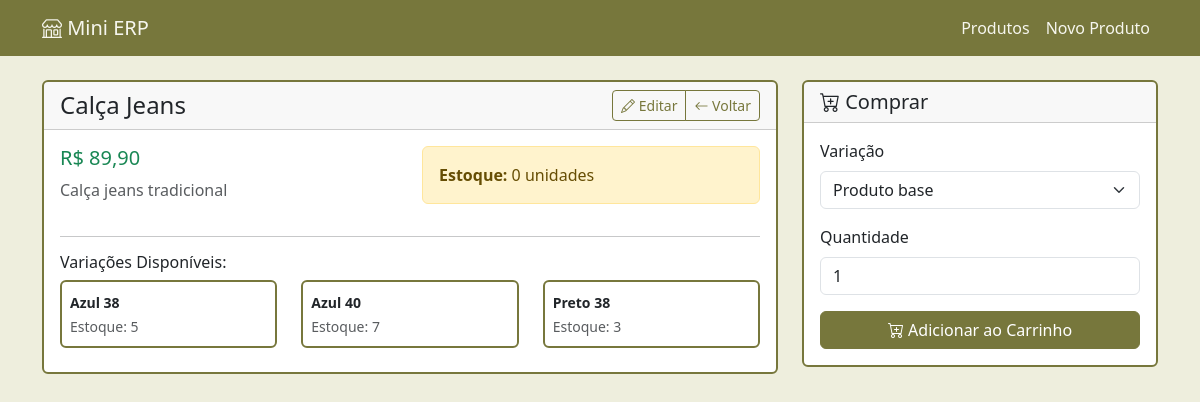
The page /produto/show?id=2 on the database its author committed.
### tables this page shows
CREATE TABLE produtos (
    id INT AUTO_INCREMENT PRIMARY KEY,
    nome VARCHAR(255) NOT NULL,
    preco DECIMAL(10,2) NOT NULL,
    descricao TEXT,
    ativo BOOLEAN DEFAULT TRUE,
    created_at TIMESTAMP DEFAULT CURRENT_TIMESTAMP,
    updated_at TIMESTAMP DEFAULT CURRENT_TIMESTAMP ON UPDATE CURRENT_TIMESTAMP
);

CREATE TABLE produto_variacoes (
    id INT AUTO_INCREMENT PRIMARY KEY,
    produto_id INT NOT NULL,
    nome VARCHAR(100) NOT NULL,
    tipo VARCHAR(50) NOT NULL,
    valor VARCHAR(50) NOT NULL,
    preco_adicional DECIMAL(10,2) DEFAULT 0.00,
    ativo BOOLEAN DEFAULT TRUE,
    created_at TIMESTAMP DEFAULT CURRENT_TIMESTAMP,
    FOREIGN KEY (produto_id) REFERENCES produtos(id) ON DELETE CASCADE
);

### app/controllers/ProdutoController.php (called while the page is built, shortened)
<?php
class ProdutoController extends Controller
{
    public function show(): void
    {
        $id = (int)($_GET['id'] ?? 0);
        $produto = Produto::find($id);
        $variacoes = Produto::getVariacoes($id);
        $estoque = Produto::getEstoque($id);
        $this->view('produtos/show', [
            'produto' => $produto,
            'variacoes' => $variacoes,
            'estoque' => $estoque
        ]);
    }
}

### config/database.php (called while the page is built)
<?php
return [
    'host'   => 'localhost',
    'dbname' => 'mini_erp',
    'user'   => 'root',
    'pass'   => 'Pink2025*',
];

### app/core/Model.php (called while the page is built, shortened)
<?php
abstract class Model
{
    private static ?PDO $db = null;
    protected static function db(): PDO
    {
        if (self::$db === null) {
            $config = require BASE_PATH . '/config/database.php';
            $dsn = "mysql:host={$config['host']};dbname={$config['dbname']};charset=utf8mb4";
            try {
                self::$db = new PDO($dsn, $config['user'], $config['pass'], [
                    PDO::ATTR_ERRMODE => PDO::ERRMODE_EXCEPTION,
                    PDO::ATTR_DEFAULT_FETCH_MODE => PDO::FETCH_ASSOC,
                ]);
            } catch (PDOException $e) {
                die('Falha na conexão: ' . $e->getMessage());
            }
        }
        return self::$db;
    }
}

### app/models/Produto.php (called while the page is built, shortened)
<?php
class Produto extends Model
{
    public static function find(int $id): ?array
    {
        $stmt = self::db()->prepare("SELECT * FROM produtos WHERE id = ? AND ativo = 1");
        $stmt->execute([$id]);
        $produto = $stmt->fetch();
        return $produto ?: null;
    }
    public static function getVariacoes(int $produtoId): array
    {
        $stmt = self::db()->prepare("
            SELECT pv.*,
                   COALESCE(e.quantidade, 0) as estoque
            FROM produto_variacoes pv
            LEFT JOIN estoque e ON pv.id = e.variacao_id
            WHERE pv.produto_id = ? AND pv.ativo = 1
            ORDER BY pv.nome
        ");
        $stmt->execute([$produtoId]);
        return $stmt->fetchAll();
    }
    public static function getEstoque(int $produtoId, ?int $variacaoId = null): int
    {
        if ($variacaoId) {
            $stmt = self::db()->prepare("
                SELECT quantidade FROM estoque
                WHERE produto_id = ? AND variacao_id = ?
            ");
            $stmt->execute([$produtoId, $variacaoId]);
        } else {
            $stmt = self::db()->prepare("
                SELECT quantidade FROM estoque
                WHERE produto_id = ? AND variacao_id IS NULL
            ");
            $stmt->execute([$produtoId]);
        }
        $result = $stmt->fetch();
        return $result ? (int)$result['quantidade'] : 0;
    }
}

### app/views/produtos/show.php (the view, shortened to what this page needs)
<div class="row">
    <div class="col-md-8">
        <div class="card">
            <div class="card-header d-flex justify-content-between align-items-center">
                <h4 class="mb-0"><?= htmlspecialchars($produto['nome']) ?></h4>
                <div class="btn-group">
                    <a href="/produto/edit?id=<?= $produto['id'] ?>" class="btn btn-outline-primary btn-sm">
                        <i class="bi bi-pencil"></i> Editar
                    </a>
                    <a href="/" class="btn btn-outline-secondary btn-sm">
                        <i class="bi bi-arrow-left"></i> Voltar
                    </a>
                </div>
            </div>
            <div class="card-body">
                <div class="row">
                    <div class="col-md-6">
                        <h5 class="text-success">R$ <?= number_format($produto['preco'], 2, ',', '.') ?></h5>
                        <?php if (!empty($produto['descricao'])): ?>
                            <p class="text-muted"><?= nl2br(htmlspecialchars($produto['descricao'])) ?></p>
                        <?php endif; ?>
                    </div>
                    <div class="col-md-6">
                        <div class="alert <?= $estoque > 0 ? 'alert-success' : 'alert-warning' ?>">
                            <strong>Estoque:</strong> <?= $estoque ?> unidades
                        </div>
                    </div>
                </div>
                <?php if (!empty($variacoes)): ?>
                    <hr>
                    <h6>Variações Disponíveis:</h6>
                    <div class="row">
                        <?php foreach ($variacoes as $variacao): ?>
                            <div class="col-md-4 mb-2">
                                <div class="card">
                                    <div class="card-body p-2">
                                        <small class="fw-bold"><?= htmlspecialchars($variacao['nome']) ?></small>
                                        <br>
                                        <small class="text-muted">Estoque: <?= $variacao['estoque'] ?></small>
                                    </div>
                                </div>
                            </div>
                        <?php endforeach; ?>
                    </div>
                <?php endif; ?>
            </div>
        </div>
    </div>
    <div class="col-md-4">
        <div class="card">
            <div class="card-header">
                <h5 class="mb-0"><i class="bi bi-cart-plus"></i> Comprar</h5>
            </div>
            <div class="card-body">
                <?php if ($estoque > 0 || !empty($variacoes)): ?>
                    <form action="/produto/add-to-cart" method="POST">
                        <?php if (!empty($variacoes)): ?>
                            <div class="mb-3">
                                <label for="variacao_id" class="form-label">Variação</label>
                                <select class="form-select" name="variacao_id" id="variacao_id">
                                    <option value="">Produto base</option>
                                </select>
                            </div>
                        <?php endif; ?>
                        <div class="mb-3">
                            <label for="quantidade" class="form-label">Quantidade</label>
                            <input type="number" class="form-control" name="quantidade" id="quantidade"
                                   value="1" min="1" max="<?= $estoque ?>" required>
                        </div>
                        <button type="submit" class="btn btn-success w-100">
                            <i class="bi bi-cart-plus"></i> Adicionar ao Carrinho
                        </button>
                    </form>
                <?php endif; ?>
            </div>
        </div>
    </div>
</div>
<?php
require BASE_PATH . '/app/views/layout.php';
?>

### app/views/layout.php (style rules this page uses)
.btn-success { background-color: #77773c; border-color: #77773c; }
.card { border: 2px solid #77773c; }
.btn-outline-primary { color: #77773c; border-color: #77773c; }
.btn-outline-secondary { color: #77773c; border-color: #77773c; }

### rows shown on the page
produtos: nome "Calça Jeans", preco "89,90", descricao "Calça jeans tradicional"
produto_variacoes: nome "Azul 38", estoque "5"
produto_variacoes: nome "Azul 40", estoque "7"
produto_variacoes: nome "Preto 38", estoque "3"

### other values the page prints
$estoque "0"
